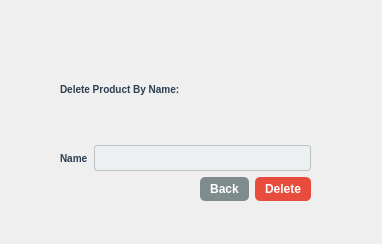
<?xml version="1.0" encoding="UTF-8"?>
<ui version="4.0">
 <class>deleteproduct</class>
 <widget class="QDialog" name="deleteproduct">
  <property name="geometry">
   <rect>
    <x>0</x>
    <y>0</y>
    <width>382</width>
    <height>244</height>
   </rect>
  </property>
  <property name="windowTitle">
   <string>Dialog</string>
  </property>
  <property name="styleSheet">
   <string notr="true">background: qlineargradient(spread:pad, x1:0, y1:0, x2:1, y2:1,
                            stop:0 #e3f2fd, stop:1 #bbdefb);
</string>
  </property>
  <widget class="QWidget" name="layoutWidget">
   <property name="geometry">
    <rect>
     <x>60</x>
     <y>40</y>
     <width>251</width>
     <height>161</height>
    </rect>
   </property>
   <layout class="QVBoxLayout" name="verticalLayout">
    <item>
     <widget class="QLabel" name="label">
      <property name="styleSheet">
       <string notr="true">QLabel {
    color: #2C3E50; /* dark blue-gray text */
    font-size: 10px;
    font-weight: bold;
}
</string>
      </property>
      <property name="text">
       <string>Delete Product By Name:</string>
      </property>
     </widget>
    </item>
    <item>
     <layout class="QHBoxLayout" name="horizontalLayout_2">
      <item>
       <widget class="QLabel" name="label_2_deletename">
        <property name="styleSheet">
         <string notr="true">QLabel {
    color: #2C3E50; /* dark blue-gray text */
    font-size: 10px;
    font-weight: bold;
}
</string>
        </property>
        <property name="text">
         <string>Name</string>
        </property>
       </widget>
      </item>
      <item>
       <widget class="QLineEdit" name="lineEdit">
        <property name="styleSheet">
         <string notr="true">QLineEdit {
    background-color: #ECF0F1;
    color: #2C3E50;
    border: 1px solid #BDC3C7;
    border-radius: 3px;
    padding: 2px 4px;
    font-size: 12px;
    min-height: 20px; /* reduce height */
}

QLineEdit:focus {
    border: 1px solid #3498DB;
    background-color: #FFFFFF;
}

QLineEdit::placeholder {
    color: #95A5A6;
    font-style: italic;
}
</string>
        </property>
       </widget>
      </item>
     </layout>
    </item>
    <item>
     <layout class="QHBoxLayout" name="horizontalLayout">
      <item>
       <spacer name="horizontalSpacer">
        <property name="orientation">
         <enum>Qt::Orientation::Horizontal</enum>
        </property>
        <property name="sizeHint" stdset="0">
         <size>
          <width>40</width>
          <height>20</height>
         </size>
        </property>
       </spacer>
      </item>
      <item>
       <widget class="QPushButton" name="pushButton_deleteproductback">
        <property name="styleSheet">
         <string notr="true">QPushButton {
background-color: #7F8C8D;  /* Medium gray */
color: white;
 font-weight: bold;
    border-radius: 5px;
    padding: 5px 10px;
}

QPushButton:hover {
background-color: #626567;  /* Darker gray */

}
</string>
        </property>
        <property name="text">
         <string>Back</string>
        </property>
        <property name="icon">
         <iconset theme="QIcon::ThemeIcon::GoPrevious"/>
        </property>
        <property name="iconSize">
         <size>
          <width>14</width>
          <height>14</height>
         </size>
        </property>
        <property name="autoDefault">
         <bool>false</bool>
        </property>
       </widget>
      </item>
      <item>
       <widget class="QPushButton" name="pushButton">
        <property name="styleSheet">
         <string notr="true">QPushButton {
    background-color: #E74C3C;  /* Bright red */
    color: white;
 font-weight: bold;
    border-radius: 5px;
    padding: 5px 10px;
}

QPushButton:hover {
    background-color: #C0392B;  /* Darker red on hover */
}
</string>
        </property>
        <property name="text">
         <string>Delete</string>
        </property>
        <property name="icon">
         <iconset theme="QIcon::ThemeIcon::EditDelete"/>
        </property>
        <property name="iconSize">
         <size>
          <width>14</width>
          <height>14</height>
         </size>
        </property>
        <property name="autoDefault">
         <bool>false</bool>
        </property>
       </widget>
      </item>
     </layout>
    </item>
   </layout>
  </widget>
 </widget>
 <resources/>
 <connections/>
</ui>
